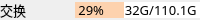
        <widget class="QWidget" name="widget_swap_info" native="true">
         <property name="minimumSize">
          <size>
           <width>0</width>
           <height>20</height>
          </size>
         </property>
         <property name="maximumSize">
          <size>
           <width>16777215</width>
           <height>20</height>
          </size>
         </property>
         <layout class="QHBoxLayout" name="horizontalLayout_16">
          <property name="spacing">
           <number>6</number>
          </property>
          <property name="leftMargin">
           <number>0</number>
          </property>
          <property name="topMargin">
           <number>0</number>
          </property>
          <property name="rightMargin">
           <number>0</number>
          </property>
          <property name="bottomMargin">
           <number>0</number>
          </property>
          <item>
           <widget class="QLabel" name="label_17">
            <property name="font">
             <font>
              <family>OPPOSans B</family>
              <pointsize>10</pointsize>
              <stylestrategy>PreferAntialias</stylestrategy>
             </font>
            </property>
            <property name="text">
             <string>交换</string>
            </property>
           </widget>
          </item>
          <item>
           <widget class="QWidget" name="widget_18" native="true">
            <property name="minimumSize">
             <size>
              <width>125</width>
              <height>0</height>
             </size>
            </property>
            <property name="maximumSize">
             <size>
              <width>16777215</width>
              <height>16</height>
             </size>
            </property>
            <property name="styleSheet">
             <string notr="true">background-color: rgb(99, 94, 68);</string>
            </property>
            <layout class="QHBoxLayout" name="horizontalLayout_11" stretch="0,0">
             <property name="spacing">
              <number>0</number>
             </property>
             <property name="leftMargin">
              <number>0</number>
             </property>
             <property name="topMargin">
              <number>0</number>
             </property>
             <property name="rightMargin">
              <number>0</number>
             </property>
             <property name="bottomMargin">
              <number>0</number>
             </property>
             <item>
              <widget class="QWidget" name="widget_19" native="true">
               <property name="maximumSize">
                <size>
                 <width>74</width>
                 <height>16777215</height>
                </size>
               </property>
               <property name="styleSheet">
                <string notr="true">background-color: rgb(253, 210, 174);</string>
               </property>
               <layout class="QHBoxLayout" name="horizontalLayout_12">
                <property name="spacing">
                 <number>0</number>
                </property>
                <property name="leftMargin">
                 <number>0</number>
                </property>
                <property name="topMargin">
                 <number>0</number>
                </property>
                <property name="rightMargin">
                 <number>0</number>
                </property>
                <property name="bottomMargin">
                 <number>0</number>
                </property>
                <item>
                 <widget class="QLabel" name="label_18">
                  <property name="font">
                   <font>
                    <family>OPPOSans B</family>
                    <pointsize>10</pointsize>
                    <stylestrategy>PreferAntialias</stylestrategy>
                   </font>
                  </property>
                  <property name="styleSheet">
                   <string notr="true">color: rgb(0, 0, 0);</string>
                  </property>
                  <property name="text">
                   <string> 29%</string>
                  </property>
                 </widget>
                </item>
               </layout>
              </widget>
             </item>
             <item>
              <widget class="QWidget" name="widget_20" native="true">
               <property name="styleSheet">
                <string notr="true">background-color: rgb(255, 255, 255);</string>
               </property>
               <layout class="QHBoxLayout" name="horizontalLayout_13">
                <property name="spacing">
                 <number>0</number>
                </property>
                <property name="leftMargin">
                 <number>0</number>
                </property>
                <property name="topMargin">
                 <number>0</number>
                </property>
                <property name="rightMargin">
                 <number>0</number>
                </property>
                <property name="bottomMargin">
                 <number>0</number>
                </property>
                <item>
                 <widget class="QLabel" name="label_19">
                  <property name="font">
                   <font>
                    <family>OPPOSans B</family>
                    <pointsize>10</pointsize>
                    <stylestrategy>PreferAntialias</stylestrategy>
                   </font>
                  </property>
                  <property name="layoutDirection">
                   <enum>Qt::LeftToRight</enum>
                  </property>
                  <property name="styleSheet">
                   <string notr="true">color: rgb(0, 0, 0);</string>
                  </property>
                  <property name="text">
                   <string>32G/110.1G </string>
                  </property>
                  <property name="alignment">
                   <set>Qt::AlignRight|Qt::AlignTrailing|Qt::AlignVCenter</set>
                  </property>
                 </widget>
                </item>
               </layout>
              </widget>
             </item>
            </layout>
           </widget>
          </item>
         </layout>
        </widget>
